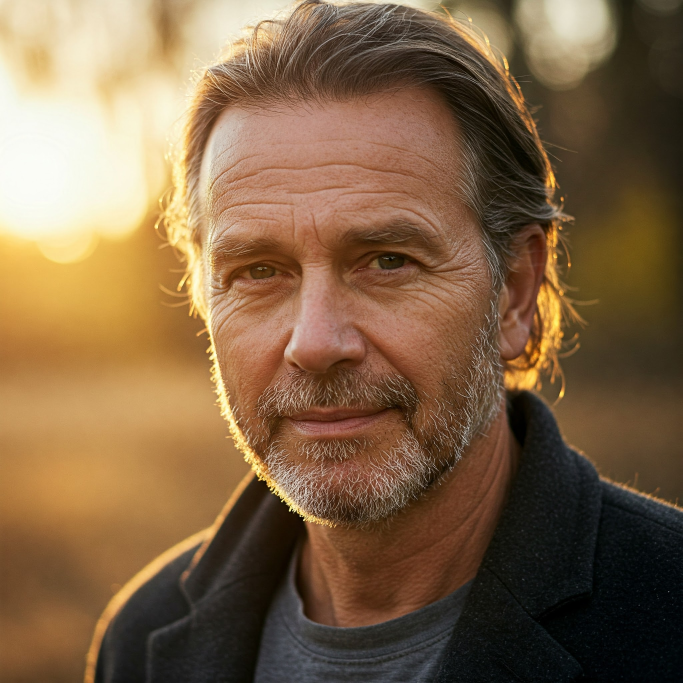
#> input picture 06-canny-kenar-tespiti-ve-gradyan-yonu/sample_building.jpg, 2048 x 2048 px (shown at 1/3 size)
$ jupyter execute canny-edge-detection.ipynb   (older library calls are emulated)
#> lines starting #> are read from the running program, lines starting #| are printed output that depends on the picture; after the words box and inside, x2 and y2 are one past the last pixel; in counts of white or black regions, pixels touching at a corner belong together
# Canny Kenar Algılama ve Gradyan Yönü Analizi

Bu çalışma; dijital görüntü işlemede kenar tespiti için altın standart kabul edilen **Canny Kenar Algılama Algoritması**'nı (John F. Canny, 1986) ve OpenCV üzerindeki parametrik davranışlarını incelemektedir.

---

## 1. Canny Algoritmasının 5 Aşaması

Canny algoritması, gürültüyü en aza indirirken kenarları 1 piksel kalınlığında ince hatlar halinde tespit etmek için 5 ardışık adımdan oluşur:

1. **Gaussian Blur ile Gürültü Azaltma:** Görüntü $5 \times 5$ Gaussian çekirdeği ile yumuşatılarak türev alma sırasında oluşabilecek yüksek frekanslı gürültüler bastırılır:
   $$G(x, y) = \frac{1}{2\pi \sigma^2} e^{-\frac{x^2 + y^2}{2\sigma^2}}$$

2. **Yoğunluk Gradyanı ve Açısı Hesabı:** Sobel yatay ($G_x$) ve dikey ($G_y$) filtreleri ile her pikseldeki eğim büyüklüğü ve yönü bulunur:
   $$G = \sqrt{G_x^2 + G_y^2}, \quad \theta = \arctan\left(\frac{G_y}{G_x}\right)$$
   Bulunan $\theta$ açısı 4 ana doğrultuya yuvarlanır: $0^\circ, 45^\circ, 90^\circ, 135^\circ$.

3. **Maksimum Olmayanların Bastırılması (Non-Maximum Suppression - NMS):** Gradyan yönündeki komşu pikseller kıyaslanır. Piksel, kendi gradyan doğrultusundaki yerel tepe noktası (maximum) değilse değeri sıfırlanır. Bu işlem kenarları tek piksel inceliğine getirir.

4. **Çift Eşikleme (Double Thresholding):**
   - $G \ge \text{maxVal}$ ise **Güçlü Kenar** (Strong Edge).
   - $\text{minVal} \le G < \text{maxVal}$ ise **Zayıf Kenar** (Weak Edge).
   - $G < \text{minVal}$ ise kenar değil (Non-edge), sıfırlanır.

5. **Histerezis ile Kenar İzleme (Edge Tracking by Hysteresis):** Bir zayıf kenar pikseli, 8-komşuluğunda güçlü bir kenara bağlıysa nihai kenar kabul edilir; aksi takdirde gürültü sayılarak atılır.

[cell 1]
import cv2
import numpy as np
import matplotlib.pyplot as plt

# 1. Görüntüyü Gri Seviye Olarak Yükleme
image = cv2.imread('sample_building.jpg', cv2.IMREAD_GRAYSCALE)
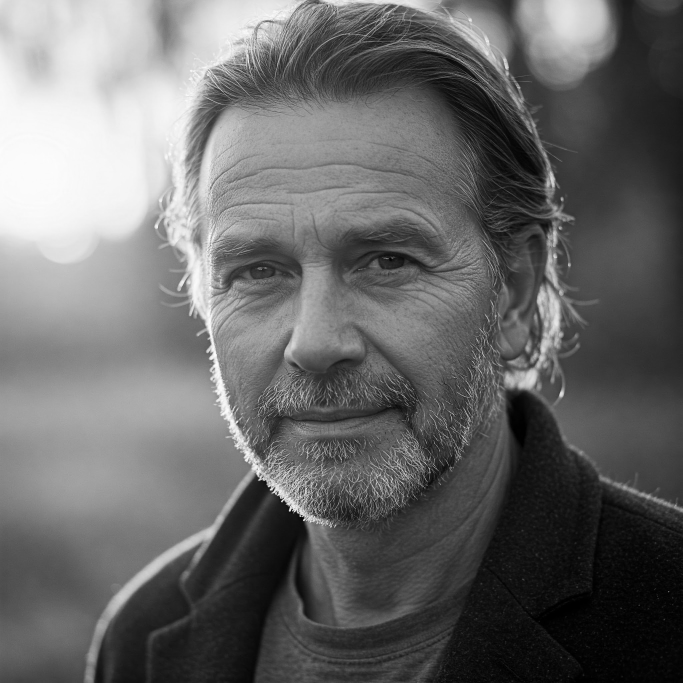
#> image: shape (2048, 2048) (shown at 1/3 size); min 0, max 255, mean 105.1

if image is None:
    # Test amaçlı sentetik geometrik desen üretimi
    image = np.zeros((400, 400), dtype=np.uint8)
    cv2.circle(image, (200, 200), 100, 255, -1)
    cv2.rectangle(image, (80, 80), (220, 220), 150, -1)
    # Gürültü ekleme
    noise = np.random.normal(0, 15, image.shape).astype(np.uint8)
    image = cv2.add(image, noise)

print(f"Görüntü Boyutları: {image.shape}, Veri Tipi: {image.dtype}")
#| Görüntü Boyutları: (2048, 2048), Veri Tipi: uint8

## 2. Gaussian Yumuşatma ve Sobel Gradyanı ile Karşılaştırma

[cell 2]
# Ön filtreleme
blurred = cv2.GaussianBlur(image, (5, 5), 1.4)

# Sobel gradyanı
sobelx = cv2.Sobel(blurred, cv2.CV_64F, 1, 0, ksize=3)
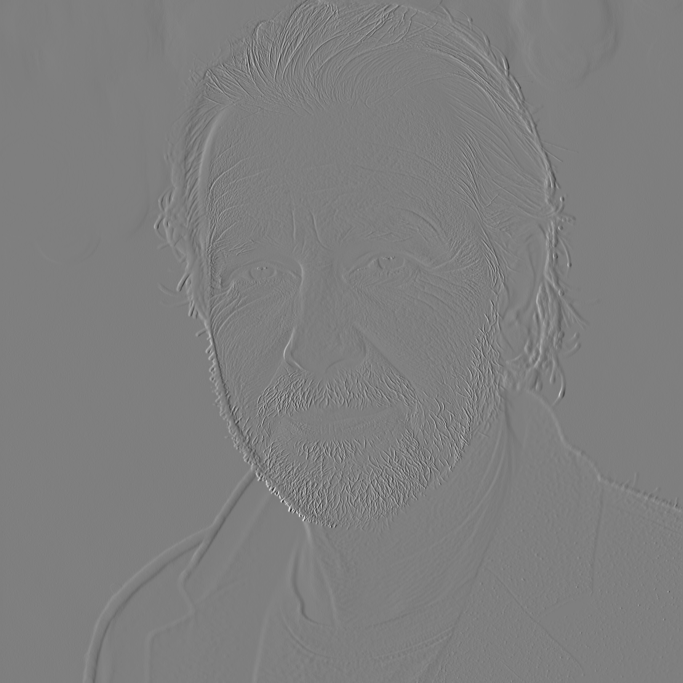
#> sobelx: shape (2048, 2048) float64 (shown at 1/3 size); min -457, max 459, mean -0.5; drawn with min black and max white
sobely = cv2.Sobel(blurred, cv2.CV_64F, 0, 1, ksize=3)
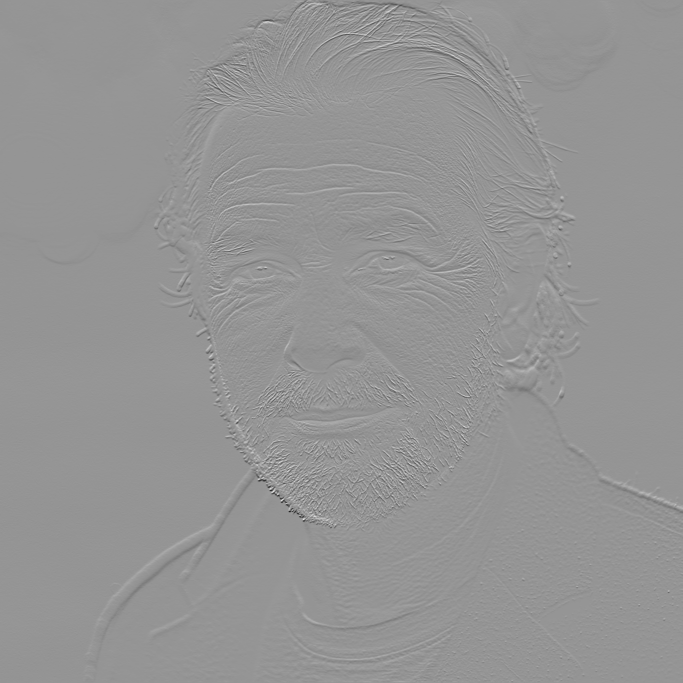
#> sobely: shape (2048, 2048) float64 (shown at 1/3 size); min -455, max 322, mean -0.5; drawn with min black and max white
sobel_magnitude = np.hypot(sobelx, sobely)
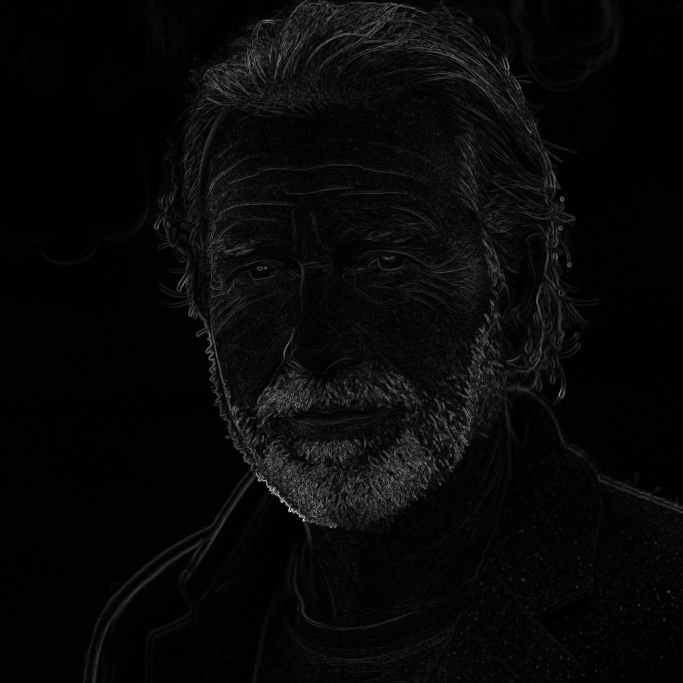
#> sobel_magnitude: shape (2048, 2048) float64 (shown at 1/3 size); min 0, max 496.2, mean 17.3; drawn with min black and max white
sobel_normalized = np.uint8(255 * sobel_magnitude / np.max(sobel_magnitude))

plt.figure(figsize=(12, 5))
plt.subplot(1, 2, 1)
plt.title("Orijinal Gri Görüntü")
plt.imshow(image, cmap='gray')
plt.axis('off')

plt.subplot(1, 2, 2)
plt.title("Klasik Sobel Kenar Gradyanı (NMS Uygulanmamış)")
plt.imshow(sobel_normalized, cmap='gray')
plt.axis('off')
plt.show()

## 3. Canny Kenar Algılama Parametrelerinin İncelenmesi

`cv2.Canny(image, threshold1, threshold2, apertureSize=3, L2gradient=False)` fonksiyonunda:
- `threshold1` (minVal): Zayıf kenar alt sınırı.
- `threshold2` (maxVal): Güçlü kenar üst sınırı.
Genel kural olarak $\frac{\text{threshold2}}{\text{threshold1}}$ oranının $2:1$ veya $3:1$ seçilmesi önerilir.

[cell 3]
# Farklı eşik kombinasyonlarının analizi
canny_wide = cv2.Canny(blurred, 30, 90)        # Geniş aralık, hassas kenarlar
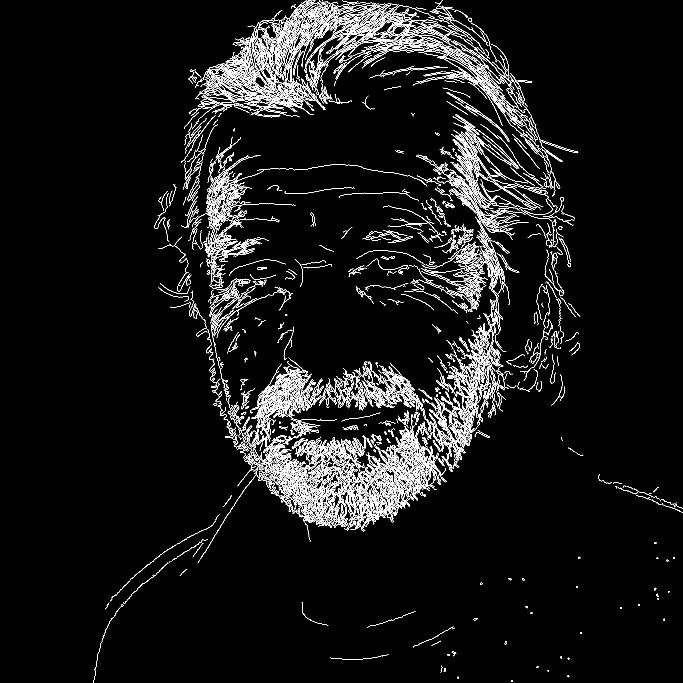
#> canny_wide: shape (2048, 2048) (shown at 1/3 size); 4% white in thin lines or dots, all inside (x1, y1, x2, y2) = (281, 0, 2048, 2048)
canny_mid = cv2.Canny(blurred, 50, 150)       # Dengeli aralık (Önerilen)
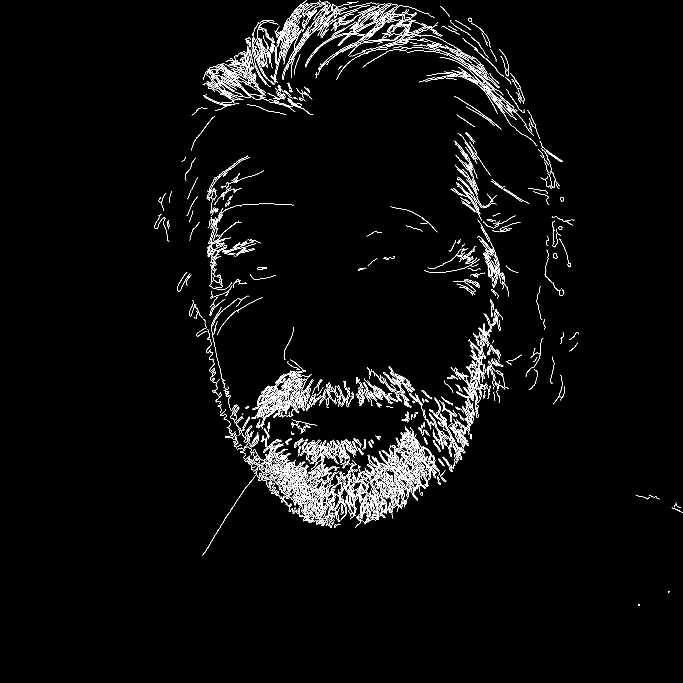
#> canny_mid: shape (2048, 2048) (shown at 1/3 size); 2.3% white in thin lines or dots, all inside (x1, y1, x2, y2) = (463, 0, 2048, 1818)
canny_tight = cv2.Canny(blurred, 100, 200)    # Sıkı aralık, sadece belirgin hatlar
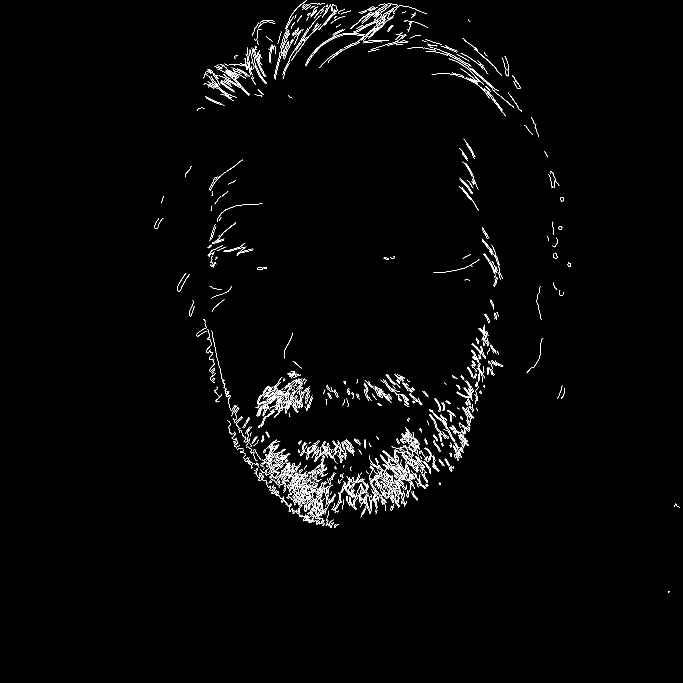
#> canny_tight: shape (2048, 2048) (shown at 1/3 size); 1.2% white in thin lines or dots, all inside (x1, y1, x2, y2) = (463, 0, 2040, 1777)

# Otomatik Eşik Belirleme (Otsu/Medyan Tabanlı)
median_val = np.median(blurred)
#> median_val = 93
sigma = 0.33
auto_lower = int(max(0, (1.0 - sigma) * median_val))
#> auto_lower = 62
auto_upper = int(min(255, (1.0 + sigma) * median_val))
#> auto_upper = 123
canny_auto = cv2.Canny(blurred, auto_lower, auto_upper)
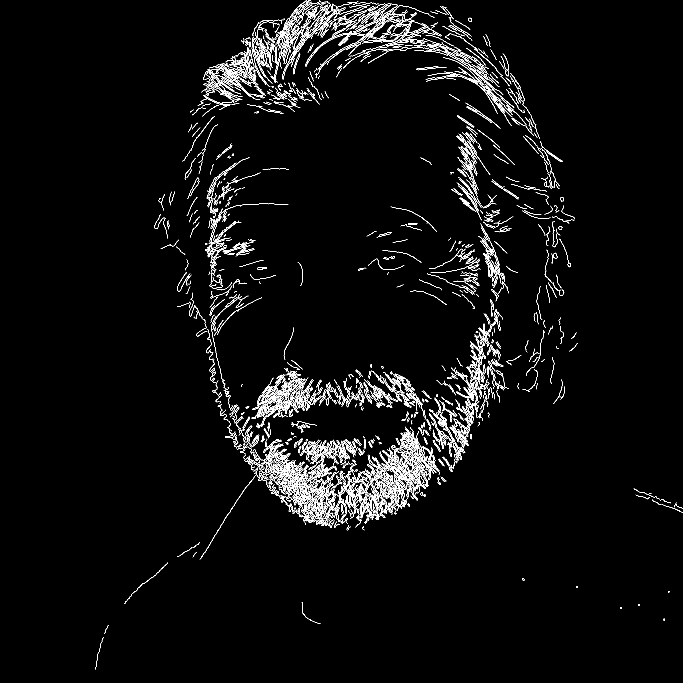
#> canny_auto: shape (2048, 2048) (shown at 1/3 size); 2.5% white in thin lines or dots, all inside (x1, y1, x2, y2) = (285, 0, 2048, 2009)

fig, axes = plt.subplots(2, 2, figsize=(14, 12))
axes[0, 0].imshow(canny_wide, cmap='gray')
axes[0, 0].set_title("Hassas Eşik: min=30, max=90")
axes[0, 0].axis('off')

axes[0, 1].imshow(canny_mid, cmap='gray')
axes[0, 1].set_title("Dengeli Eşik: min=50, max=150")
axes[0, 1].axis('off')

axes[1, 0].imshow(canny_tight, cmap='gray')
axes[1, 0].set_title("Sıkı Eşik: min=100, max=200")
axes[1, 0].axis('off')

axes[1, 1].imshow(canny_auto, cmap='gray')
axes[1, 1].set_title(f"Otomatik Medyan Eşik: min={auto_lower}, max={auto_upper}")
axes[1, 1].axis('off')

plt.tight_layout()
plt.show()
